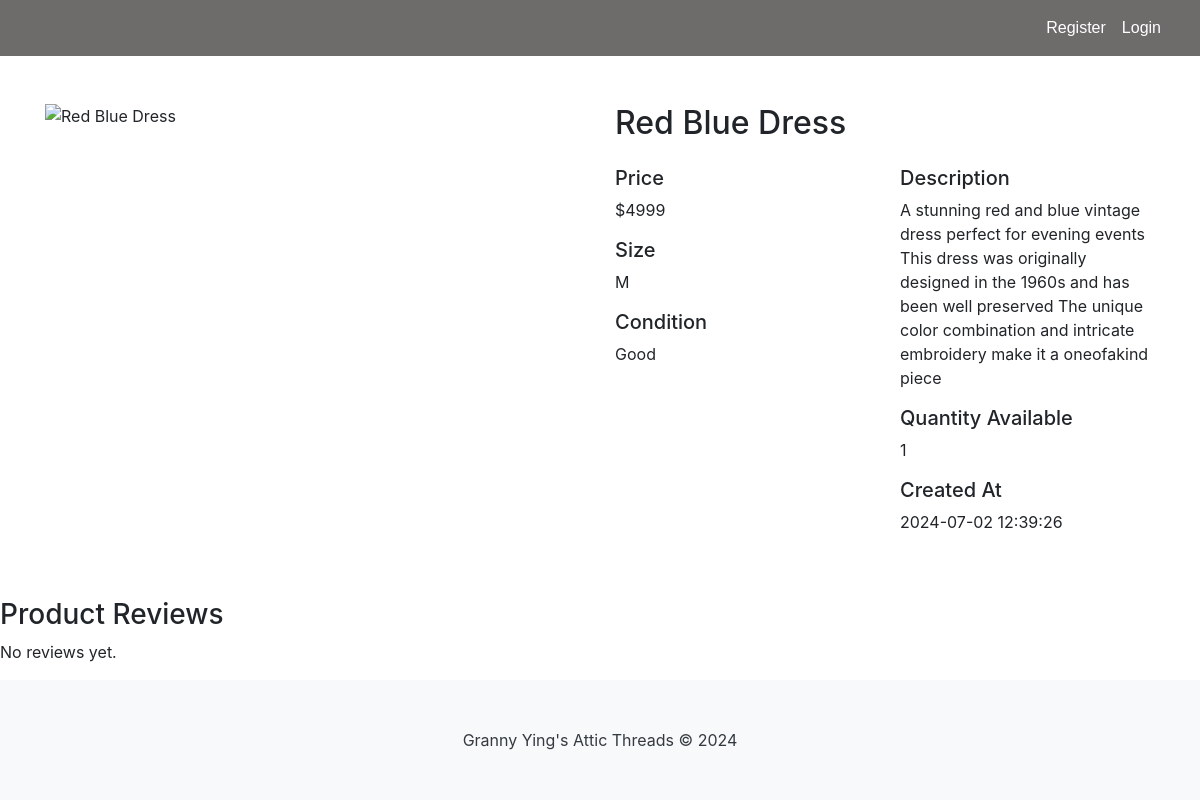
Page /my_products_details/23 on the committed database.
### tables this page shows
CREATE TABLE "Products" (
	"product_id"	INTEGER NOT NULL,
	"user_id"	INTEGER NOT NULL,
	"product_name"	VARCHAR(45) NOT NULL,
	"description"	VARCHAR(45) NOT NULL,
	"price"	DECIMAL(10, 2),
	"size"	VARCHAR(10),
	"condition"	VARCHAR(20) NOT NULL,
	"image_blob"	BLOB,
	"quantity"	INTEGER NOT NULL,
	"created_at"	DATETIME NOT NULL,
	"verified"	BOOLEAN NOT NULL,
	FOREIGN KEY("user_id") REFERENCES "Users"("user_id"),
	PRIMARY KEY("product_id" AUTOINCREMENT)
);

### app.py (the view)
@app.route("/my_products_details/<int:product_id>")
def my_products_details(product_id):
    user_id = session.get("user_id")
    review_list = my_products_reviews(product_id)
    conn = sqlite3.connect("database.db")
    cursor = conn.cursor()
    product_dict = None
    cursor.execute("SELECT * FROM Products WHERE product_id = ?", (product_id,))
    product_details = cursor.fetchone()
    if product_details:
        product_dict = {
            "product_id": product_details[0],
            "user_id": product_details[1],
            "product_name": product_details[2],
            "description": product_details[3],
            "price": product_details[4],
            "size": product_details[5],
            "condition": product_details[6],
            "image_blob": product_details[7],
            "quantity": product_details[8],
            "created_at": product_details[9],
            "verified": product_details[10],
        }
    conn.close()
    return render_template(
        "my_products_details.html",
        product=product_dict,
        reviews=review_list,
        user_id=user_id,
        product_id=product_id,
    )

### app.py (called while the page is built)
@app.before_request
def make_session_permanent():
    session.permanent = True
    app.permanent_session_lifetime = timedelta(minutes=15)
    session.modified = True

def my_products_reviews(product_id):
    user_id = session.get("user_id")
    conn = sqlite3.connect("database.db")
    cursor = conn.cursor()
    cursor.execute(
        """SELECT r.review_id, r.rating, r.comment, r.created_at, u.name
                          FROM Reviews r JOIN Users u ON r.user_id = u.user_id
                          WHERE r.product_id = ? ORDER BY r.created_at DESC""",
        (product_id,),
    )
    reviews = cursor.fetchall()
    review_list = [
        {
            "review_id": row[0],
            "rating": row[1],
            "comment": row[2],
            "created_at": row[3],
            "user_name": row[4],
        }
        for row in reviews
    ]
    conn.close()
    return review_list

### templates/my_products_details.html (shortened to what this page needs)
<!DOCTYPE html>
<html lang="en">
    {% include "header.html" %}
    <head>
        {% include "navbar.html" %}
    </head>
    <body>
        <div class="container mt-5">
            <div class="row">
                <div class="col-md-6">
                    <img src="{{ url_for('product_image', product_id=product.product_id) }}" alt="{{ product.product_name }}" class="img-fluid mb-4 product-img">
                </div>
                <div class="col-md-6">
                    <h2>{{ product.product_name }}</h2>
                    <div class="row mt-4">
                        <div class="col-md-6">
                            <h5>Price</h5>
                            <p>${{ product.price }}</p>
                            <h5>Size</h5>
                            <p>{{ product.size }}</p>
                            <h5>Condition</h5>
                            <p>{{ product.condition }}</p>
                        </div>
                        <div class="col-md-6">
                            <h5>Description</h5>
                            <p>{{ product.description }}</p>
                            <h5>Quantity Available</h5>
                            <p>{{ product.quantity }}</p>
                            <h5>Created At</h5>
                            <p>{{ product.created_at }}</p>
                        </div>
                    </div>
                </div>
            </div>
        </div>
            <div class="row mt-5">
                <div class="col-md-12">
                    <h3>Product Reviews</h3>
                    {% if not reviews %}
                    <p>No reviews yet.</p>
                    {% endif %}
                </div>
            </div>
        {% include "footer.html" %}
    </body>
</html>

### static/css/site.css (style rules this page uses)
html, body { height: 100%; margin: 0; padding: 0; }
body { display: flex; flex-direction: column; }
.product-img { width: 100%; height: 600px; object-fit: cover; }
.product-img { width: 100%; height: 300px; object-fit: cover; }

### rows in the picture
Products: product_name "Red Blue Dress", price "4999", size "M", condition "Good", description "A stunning red and blue vintage dress perfect for evening events This dress was originally designed in the 1960s and has been well preserved The unique color combination and intricate embroidery make it a oneofakind piece", quantity "1", created_at "2024-07-02 12:39:26"
